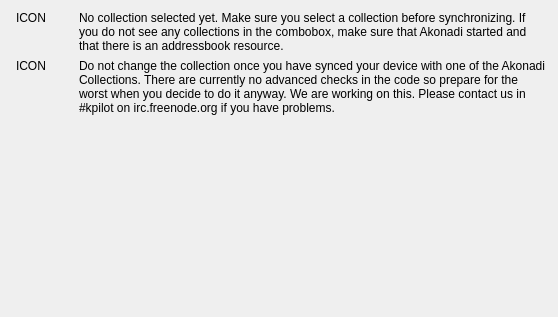
<ui version="4.0" >
 <class>AkonadiWidget</class>
 <widget class="QWidget" name="AkonadiWidget" >
  <property name="geometry" >
   <rect>
    <x>0</x>
    <y>0</y>
    <width>558</width>
    <height>317</height>
   </rect>
  </property>
  <layout class="QGridLayout" >
   <item row="0" column="0" >
    <layout class="QHBoxLayout" />
   </item>
   <item row="1" column="0" >
    <layout class="QHBoxLayout" >
     <property name="spacing" >
      <number>5</number>
     </property>
     <property name="leftMargin" >
      <number>5</number>
     </property>
     <item>
      <widget class="QLabel" name="fWarnIcon1" >
       <property name="sizePolicy" >
        <sizepolicy vsizetype="Preferred" hsizetype="Preferred" >
         <horstretch>1</horstretch>
         <verstretch>0</verstretch>
        </sizepolicy>
       </property>
       <property name="text" >
        <string>ICON</string>
       </property>
       <property name="alignment" >
        <set>Qt::AlignLeading|Qt::AlignLeft|Qt::AlignTop</set>
       </property>
      </widget>
     </item>
     <item>
      <widget class="QLabel" name="fSelectionWarnLabel" >
       <property name="sizePolicy" >
        <sizepolicy vsizetype="Preferred" hsizetype="Preferred" >
         <horstretch>8</horstretch>
         <verstretch>0</verstretch>
        </sizepolicy>
       </property>
       <property name="text" >
        <string>No collection selected yet. Make sure you select a collection before synchronizing. If you do not see any collections in the combobox, make sure that Akonadi started and that there is an addressbook resource.</string>
       </property>
       <property name="alignment" >
        <set>Qt::AlignLeading|Qt::AlignLeft|Qt::AlignTop</set>
       </property>
       <property name="wordWrap" >
        <bool>true</bool>
       </property>
       <property name="margin" >
        <number>5</number>
       </property>
       <property name="indent" >
        <number>0</number>
       </property>
      </widget>
     </item>
    </layout>
   </item>
   <item row="2" column="0" >
    <layout class="QHBoxLayout" >
     <property name="spacing" >
      <number>5</number>
     </property>
     <property name="leftMargin" >
      <number>5</number>
     </property>
     <property name="topMargin" >
      <number>0</number>
     </property>
     <item>
      <widget class="QLabel" name="fWarnIcon2" >
       <property name="sizePolicy" >
        <sizepolicy vsizetype="Preferred" hsizetype="Preferred" >
         <horstretch>1</horstretch>
         <verstretch>0</verstretch>
        </sizepolicy>
       </property>
       <property name="text" >
        <string>ICON</string>
       </property>
       <property name="alignment" >
        <set>Qt::AlignLeading|Qt::AlignLeft|Qt::AlignTop</set>
       </property>
      </widget>
     </item>
     <item>
      <widget class="QLabel" name="label_3" >
       <property name="sizePolicy" >
        <sizepolicy vsizetype="Preferred" hsizetype="Preferred" >
         <horstretch>8</horstretch>
         <verstretch>0</verstretch>
        </sizepolicy>
       </property>
       <property name="text" >
        <string>Do not change the collection once you have synced your device with one of the Akonadi Collections. There are currently no advanced checks in the code so prepare for the worst when you decide to do it anyway. We are working on this. Please contact us in #kpilot on irc.freenode.org if you have problems.</string>
       </property>
       <property name="alignment" >
        <set>Qt::AlignLeading|Qt::AlignLeft|Qt::AlignTop</set>
       </property>
       <property name="wordWrap" >
        <bool>true</bool>
       </property>
       <property name="margin" >
        <number>5</number>
       </property>
       <property name="indent" >
        <number>0</number>
       </property>
      </widget>
     </item>
    </layout>
   </item>
   <item row="3" column="0" >
    <spacer>
     <property name="orientation" >
      <enum>Qt::Vertical</enum>
     </property>
     <property name="sizeHint" >
      <size>
       <width>505</width>
       <height>61</height>
      </size>
     </property>
    </spacer>
   </item>
  </layout>
 </widget>
 <resources/>
 <connections/>
</ui>
